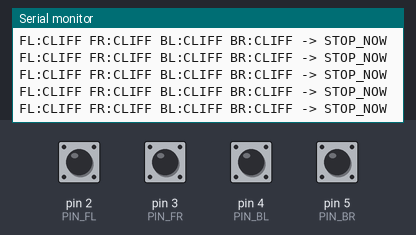
Bench run of a sketch on a simulated Arduino Uno, built with avr-gcc and run on an emulated ATmega328P. Parts: the last lines printed to the serial monitor. The inputs (shaded band) are chosen by the test bench; at power-on: pin 2 (PIN_FL), pin 3 (PIN_FR), pin 4 (PIN_BL), pin 5 (PIN_BR) HIGH.

Above: at 1.2 s.
1.3 s: pin 2 (PIN_FL) pulled LOW for 0.15 s
At 1.56 s:
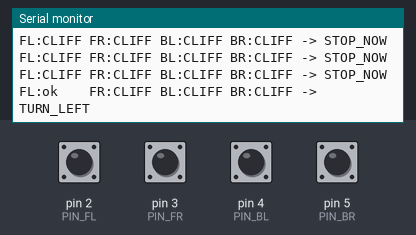
2.9 s: pin 3 (PIN_FR) pulled LOW for 0.15 s
At 3.16 s:
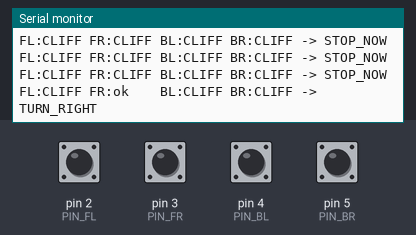
4.5 s: pin 4 (PIN_BL) pulled LOW for 0.15 s
At 4.76 s:
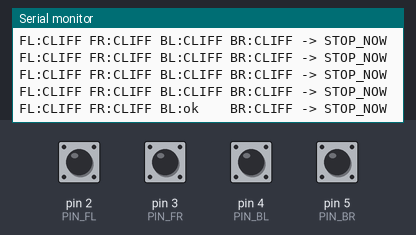
6.1 s: pin 5 (PIN_BR) pulled LOW for 0.15 s
At 6.36 s:
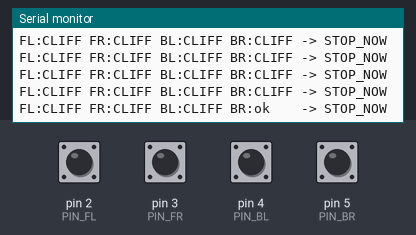
7.7 s: pin 2 (PIN_FL) driven LOW and pin 3 (PIN_FR) driven LOW
At 7.96 s:
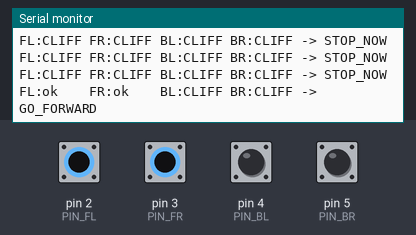
9.9 s: pin 4 (PIN_BL) pulled LOW for 1 s
At 10.16 s:
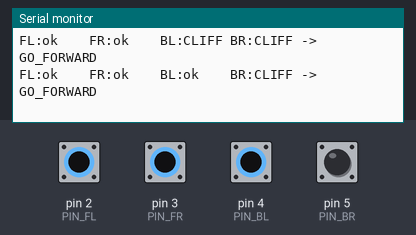

The sketch:

IR_Cliff_code.ino
```cpp
// ====== 4 IR cliff sensors — pin template ======
// Wiring: each sensor's OUT pin goes to one of these. VCC -> 5V, GND -> GND.
// Sensor output: 0 = floor detected, 1 = cliff (no floor).

const int PIN_FL = 2;   // front-left sensor's OUT wire goes here
const int PIN_FR = 3;   // front-right sensor's OUT wire goes here
const int PIN_BL = 4;   // back-left sensor's OUT wire goes here
const int PIN_BR = 5;   // back-right sensor's OUT wire goes here

const int NUM = 4;
const int PINS[NUM]       = {PIN_FL, PIN_FR, PIN_BL, PIN_BR};
const char* NAMES[NUM]    = {"FL",   "FR",   "BL",   "BR"};
const unsigned long DEBOUNCE_MS = 30;   // ignore a change unless it holds for this long
const bool PRINT_STATUS = true;

bool cliff[NUM];
bool lastRaw[NUM];
unsigned long changedAt[NUM];

enum Action { GO_FORWARD, TURN_LEFT, TURN_RIGHT, BACK_UP, STOP_NOW };
const char* ACTION_NAMES[] = {"GO_FORWARD", "TURN_LEFT", "TURN_RIGHT", "BACK_UP", "STOP_NOW"};

void setup() {
  Serial.begin(9600);
  Serial.println("IR cliff sensors started");
  for (int i = 0; i < NUM; i++) {
    pinMode(PINS[i], INPUT_PULLUP);   // unplugged pin reads HIGH -> treated as cliff (safe failure)
    lastRaw[i] = digitalRead(PINS[i]) == HIGH;
    cliff[i] = lastRaw[i];
    changedAt[i] = millis();
  }
}

void readSensors() {
  for (int i = 0; i < NUM; i++) {
    bool raw = digitalRead(PINS[i]) == HIGH;
    if (raw != lastRaw[i]) {
      lastRaw[i] = raw;
      changedAt[i] = millis();
    } else if (raw != cliff[i] && millis() - changedAt[i] >= DEBOUNCE_MS) {
      cliff[i] = raw;
    }
  }
}

Action decide() {
  bool fl = cliff[0], fr = cliff[1], bl = cliff[2], br = cliff[3];
  if (fl && fr) return (bl || br) ? STOP_NOW : BACK_UP;
  if (fl) return TURN_RIGHT;
  if (fr) return TURN_LEFT;
  return GO_FORWARD;
}

// ====== ACTION BLOCK — fill this in once you know your motor driver ======
void doAction(Action a) {
  switch (a) {
    case GO_FORWARD:
      // both motors forward
      break;
    case TURN_LEFT:
      // left motor backward (or stopped), right motor forward
      break;
    case TURN_RIGHT:
      // left motor forward, right motor backward (or stopped)
      break;
    case BACK_UP:
      // both motors backward
      break;
    case STOP_NOW:
      // both motors off
      break;
  }
}

void loop() {
  readSensors();
  Action action = decide();
  doAction(action);

  static unsigned long lastPrint = 0;
  if (PRINT_STATUS && millis() - lastPrint >= 200) {
    lastPrint = millis();
    for (int i = 0; i < NUM; i++) {
      Serial.print(NAMES[i]);
      Serial.print(cliff[i] ? ":CLIFF " : ":ok    ");
    }
    Serial.print("-> ");
    Serial.println(ACTION_NAMES[action]);
  }
}
```

Measured:
- after the input at 1.3 s, the serial monitor: prints a new line after 0.10 s (image 1)
- after the input at 2.9 s, the serial monitor: prints a new line after 0.10 s (image 2)
- after the input at 4.5 s, the serial monitor: prints a new line after 0.10 s (image 3)
- after the input at 6.1 s, the serial monitor: prints a new line after 0.10 s (image 4)
- after the input at 7.7 s, the serial monitor: prints a new line after 0.10 s (image 5)
- after the input at 9.9 s, the serial monitor: prints a new line after 0.10 s (image 6)
